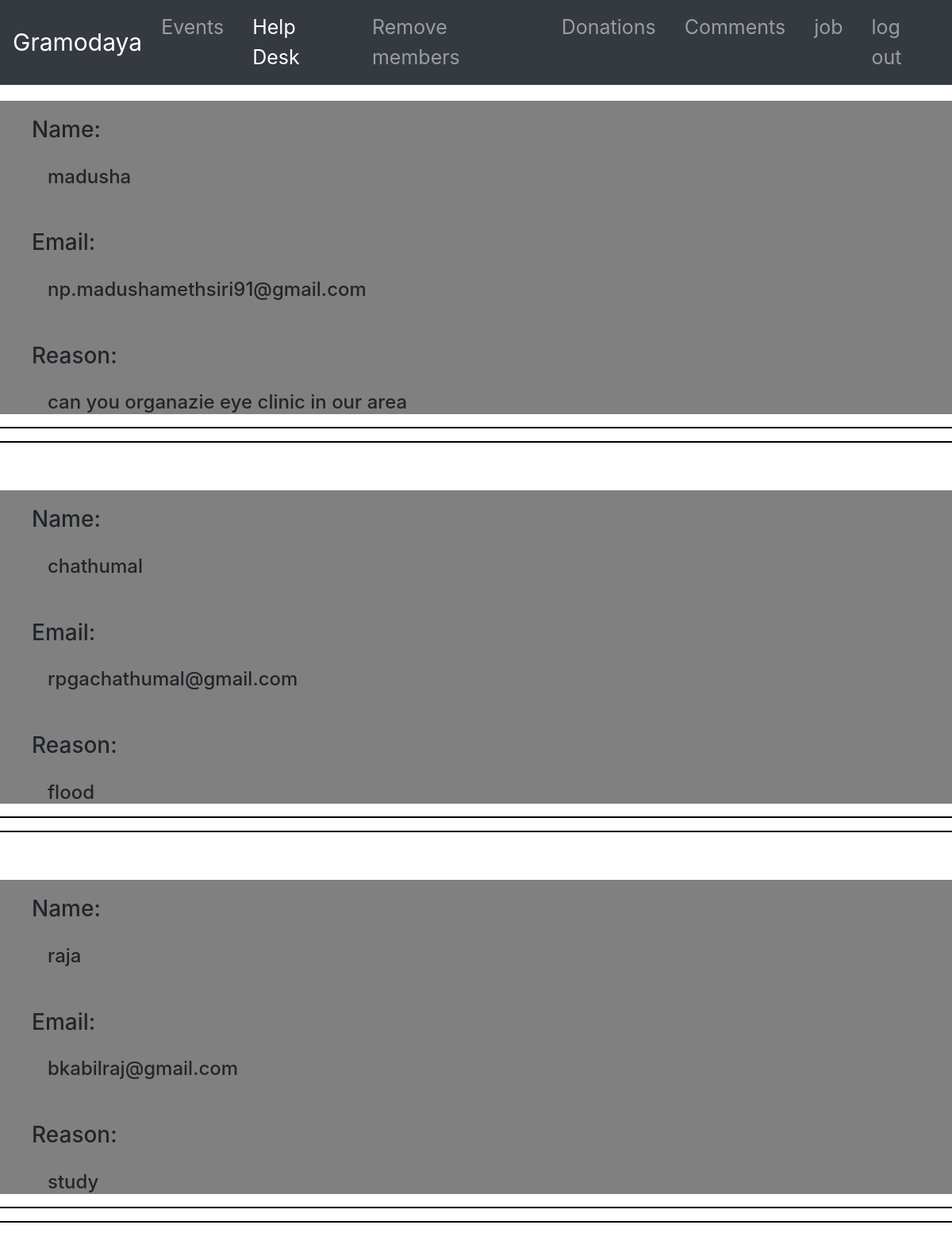
Screenshot of /adminhedesk.php (signed in) with the database file from the repository.
### tables this page shows
CREATE TABLE IF NOT EXISTS `help_desk` (
  `helpdesk_id` int(11) NOT NULL AUTO_INCREMENT,
  `name` varchar(40) NOT NULL,
  `email` varchar(60) NOT NULL,
  `reason` varchar(800) NOT NULL,
  PRIMARY KEY (`helpdesk_id`)
);

### adminhedesk.php (the view, shortened to what this page needs)
<!DOCTYPE html>
<html>
    <head>
    <link rel="stylesheet" type="text/css" href="Resourses/boostrap/bootstrap.min.css">
    <link rel="stylesheet" type="text/css" href="donate.css">
     <link rel="stylesheet" type="text/css" href="Resourses/boostrap/bootstrap.min.css">
    </head>
<body>
     <nav class="navbar navbar-expand-sm navbar-dark bg-dark">
               <a href="" class="navbar-brand" style="font-size:30px">Gramodaya</a>
               <div class="collapse navbar-collapse justify-content-center" id="new">
               <ul class="navbar-nav">
               <li class="nav-item"><a href="upcomingevent.php" class="nav-link" style="margin-right:20px">Events</a></li>
               <li class="nav-item active"><a href="adminhedesk.php" class="nav-link" style="margin-right:20px">Help Desk</a></li>
               <li class="nav-item"><a href="admin_manage_member.php" class="nav-link" style="margin-right:20px">Remove members</a></li>
               <li class="nav-item"><a href="admindonation.php" class="nav-link" style="margin-right:20px">Donations</a></li>
                 <li class="nav-item"><a href="admin_comment.php" class="nav-link" style="margin-right:20px">Comments</a></li>
                 <li class="nav-item"><a href="viewjob.php" class="nav-link" style="margin-right:20px">job</a></li>
               <li class="nav-item"><a href="logout.php" class="nav-link" onclick="return confirm('are you sure?')">log out</a></li>
               </ul>
               </div>
            </nav>
<?php
        $dbServername = "localhost";
        $dbUsername = "id11488282_root";
        $dbPassword = "123456";
        $dbName = "id11488282_foundation";
        $conn = mysqli_connect($dbServername, $dbUsername, $dbPassword, $dbName);
        $sql=" select * from help_desk ORDER BY helpdesk_id DESC LIMIT 4";
         $result=mysqli_query($conn,$sql);
         while($row=mysqli_fetch_array($result)){
             $name = $row['name'];
              $email = $row['email'];
              $reason = $row['reason'];
              echo "
              <div id='he'>
                  <div id='na'>
                  <h3>Name:</h3>
                  <h4>$name</h4>
                </div>
                <br>
               <div id='ea'>
                    <h3>Email:</h3>
                    <h4>$email</h4>
               </div>
               <br>
                <div id='re'>
                    <h3>Reason:</h3>
                    <h4>$reason</h4>
               </div>
               </div>
               <hr>
               <hr>
               <br>
            ";
         }
?>
    </body>
</html>

### donate.css (style rules this page uses)
h3 { text-align: ; padding: 20px; font-size: 30px; color: white; }
.nav-item { font-size: 25px; }

### adminhedesk.php (style rules this page uses)
#na { margin-left: 20px; margin-top: 20px; }
#na h4 { margin-left: 40px; }
#ea { margin-left: 20px; }
#ea h4 { margin-left: 40px; }
#re { margin-left: 20px; }
#re h4 { margin-left: 40px; }
#he { background-color: gray; }
hr { background-color: black; height: 1px; }

### rows the page displays
help_desk: name "madusha", email "np.madushamethsiri91@gmail.com", reason "can you organazie eye clinic in our area"
help_desk: name "chathumal", email "rpgachathumal@gmail.com", reason "flood"
help_desk: name "raja", email "bkabilraj@gmail.com", reason "study"
